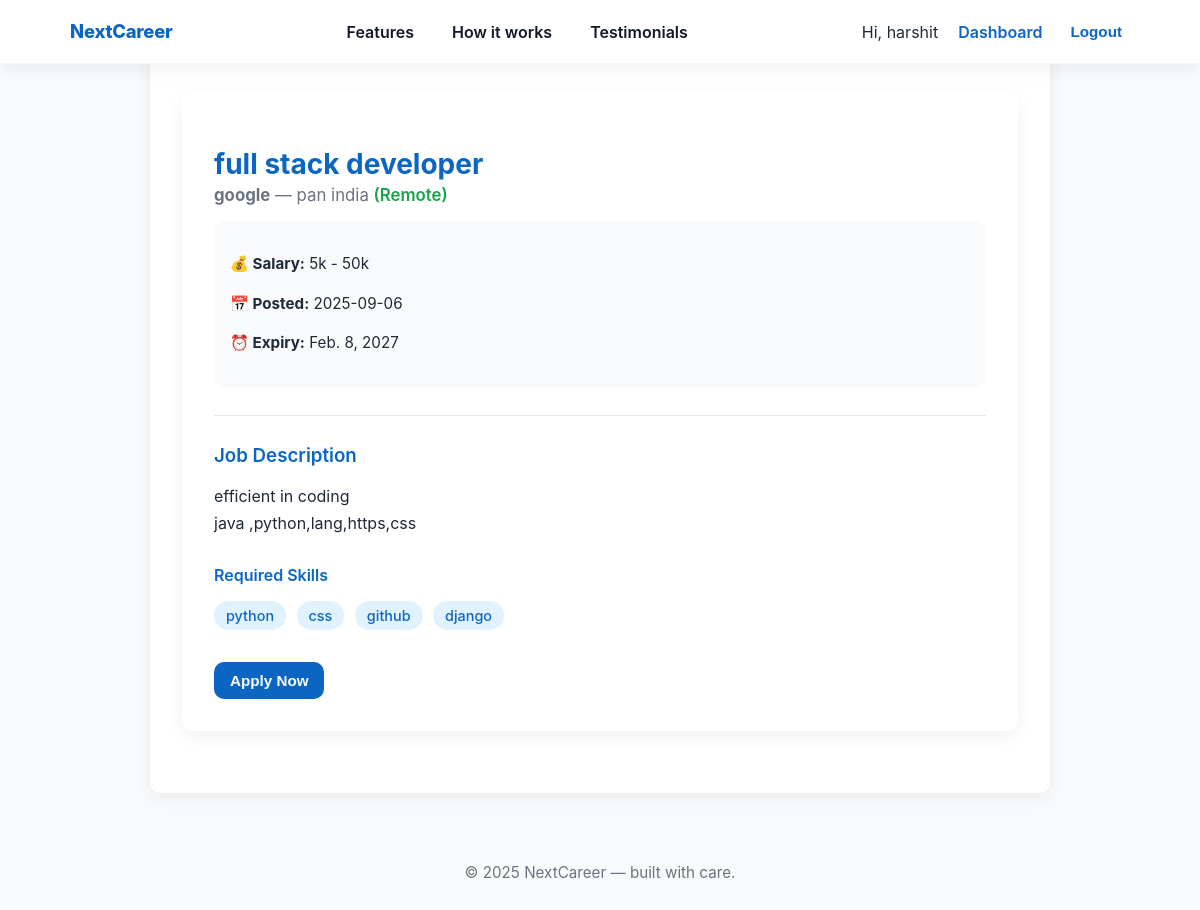
Page /jobs/1/ (signed in) on the committed database.
### accounts/models.py (models this page shows, shortened)
class User(AbstractUser):
    ROLE_STUDENT = 'student'
    ROLE_HR = 'hr'
    ROLE_CHOICES = [
        (ROLE_STUDENT, 'Student'),
        (ROLE_HR, 'HR'),
    ]
    role = models.CharField(max_length=20, choices=ROLE_CHOICES, default=ROLE_STUDENT)

### jobs/models.py (models this page shows, shortened)
class Job(models.Model):
    hr = models.ForeignKey(settings.AUTH_USER_MODEL, on_delete=models.CASCADE, related_name='posted_jobs')
    title = models.CharField(max_length=255)
    company = models.CharField(max_length=255, blank=True)
    location = models.CharField(max_length=255, blank=True)
    is_remote = models.BooleanField(default=False)
    salary = models.CharField(max_length=100, blank=True)
    description = models.TextField()
    required_skills = models.JSONField(default=list, blank=True)
    created_at = models.DateTimeField(auto_now_add=True)
    updated_at = models.DateTimeField(auto_now=True)
    expiry_date = models.DateField(null=True, blank=True)
    is_active = models.BooleanField(default=True)
    class Meta:
        ordering = ['-created_at']
    def is_open(self):
        if not self.is_active:
            return False
        if self.expiry_date and self.expiry_date < timezone.now().date():
            return False
        return True

### jobs/views.py (the view)
# urls.py: path('<int:job_id>/', views.job_detail, name='job_detail'),    # /jobs/123/
@login_required
def job_detail(request, job_id):
    job = get_object_or_404(Job, id=job_id)
    is_open = job.is_open()
    return render(request, 'jobs/job_detail.html', {'job': job, 'is_open': is_open})

### templates/jobs/job_detail.html (shortened to what this page needs)
{% extends 'base.html' %}
{% load static %}
{% block content %}
<main>
  <h2>{{ job.title }}</h2>
  <div class="company-location">
    <strong>{{ job.company }}</strong> — {{ job.location }}
    {% if job.is_remote %}<span style="color: var(--success); font-weight: 600;">(Remote)</span>{% endif %}
  </div>
  <div class="job-meta">
    <p><strong>💰 Salary:</strong> {{ job.salary|default:"Not disclosed" }}</p>
    <p><strong>📅 Posted:</strong> {{ job.created_at|date:"Y-m-d" }}</p>
    <p><strong>⏰ Expiry:</strong> {{ job.expiry_date|default:"—" }}</p>
  </div>
  <hr>
  <h3>Job Description</h3>
  <div class="description">{{ job.description|linebreaks }}</div>
  <h4>Required Skills</h4>
  <div>
    {% for s in job.required_skills %}
      <span class="skill-badge">{{ s }}</span>
    {% empty %}
      <small class="muted">No specific skills listed.</small>
    {% endfor %}
  </div>
  <div class="actions">
    {% if is_open %}
      {% if not user.is_authenticated %}
        <a href="{% url 'login' %}?next={% url 'job_apply' job.id %}">
          <button class="btn-primary">Login to Apply</button>
        </a>
      {% elif user.is_authenticated %}
        {% if not user.role or user.role != 'hr' %}
          <a href="{% url 'job_apply' job.id %}">
            <button class="btn-primary">Apply Now</button>
          </a>
        {% else %}
          <div class="muted">You are logged in as HR — students can apply for this job.</div>
        {% endif %}
      {% endif %}
    {% else %}
      <div class="closed">This job is closed.</div>
    {% endif %}
  </div>
</main>
{% endblock %}

### templates/base.html (shortened to what this page needs)
{% load static %}
<!doctype html>
<html lang="en">
<head>
</head>
<body>
  {% if request.resolver_match and request.resolver_match.url_name != 'login' and request.resolver_match.url_name != 'signup' %}
    <header>
      <nav class="site-nav" role="navigation" aria-label="Main">
        <div class="nav-inner">
          <a class="brand" href="{% url 'home' %}">NextCareer</a>
          <ul class="nav-links" id="desktop-links" role="menubar">
            <li role="none"><a role="menuitem" href="{% url 'home' %}#features">Features</a></li>
            <li role="none"><a role="menuitem" href="{% url 'home' %}#how-it-works">How it works</a></li>
            <li role="none"><a role="menuitem" href="{% url 'home' %}#testimonials">Testimonials</a></li>
          </ul>
          <div class="nav-actions" id="nav-actions">
            {% if user.is_authenticated %}
              <span class="nav-welcome">Hi, {{ user.first_name|default:user.username }}</span>
              <a class="nav-btn nav-link" href="{% url 'dashboard-redirect' %}">Dashboard</a>
              <form method="post" action="{% url 'logout' %}" class="logout-form" style="display:inline;">
                <button type="submit" class="logout-button" style="background:none;border:0;color:var(--primary);font-weight:700;cursor:pointer">Logout</button>
              </form>
            {% else %}
              <a class="nav-link" href="{% url 'login' %}">Login</a>
              <a class="nav-cta" href="{% url 'signup' %}">Signup</a>
            {% endif %}
          </div>
        </div>
      </nav>
    </header>
  {% else %}
    <header class="auth-header" role="banner">
      <a class="auth-brand" href="{% url 'home' %}">NextCareer</a>
    </header>
  {% endif %}
  <main id="main">
    {% block content %}{% endblock %}
  </main>
  <footer class="site-footer" role="contentinfo">
    <div class="footer-inner">
      &copy; {% now "Y" %} NextCareer — built with care.
    </div>
  </footer>
</body>
</html>

### templates/base.html (style rules this page uses)
:root { --primary: #0b66c3; --primary-600: #0954a8; --bg: #f9fafb; --surface: #ffffff; --white: #fff; --muted: #6b7280; --text: #0f1724; --radius: 10px; --gap: 14px; --shadow-1: 0 6px 18px rgba(2,6,23,0.06); --shadow-2: 0 12px 30px rgba(2,6,23,0.08); --focus-ring: 3px solid rgba(11,102,195,0.12); --max-width: 1100px; --motion: 180ms; --easing: cubic-bezier(.2,.9,.3,1); --header-h: 64px; --header-h-mobile: 56px; }
* { box-sizing:border-box }
html,body { height:100%;margin:0;background:var(--bg);color:var(--text);font-family:Inter,system-ui,-apple-system,"Segoe UI",Roboto,"Helvetica Neue",Arial;-webkit-font-smoothing:antialiased }
a { color:inherit;text-decoration:none }
.site-nav { background:var(--surface); box-shadow:var(--shadow-1); position:fixed; top:0; left:0; right:0; width:100%; height: var(--header-h); z-index:9999; border-bottom:1px solid rgba(15,23,36,0.03); backdrop-filter: blur(4px) saturate(110%); }
.nav-inner { max-width:var(--max-width); margin:0 auto; height:100%; display:flex; align-items:center; justify-content:space-between; gap:var(--gap); padding:0 20px; border-radius:999px; }
.brand, .auth-brand { font-weight:800; color:var(--primary); text-decoration:none; display:inline-flex; align-items:center; line-height:1; height:100% }
.brand { font-size:1.15rem; letter-spacing:-0.01em }
.nav-links { display:flex; gap:14px; list-style:none; padding:0; margin:0; align-items:center; height:100%; }
.nav-links a { display:inline-flex; align-items:center; height:100%; color:#111827; padding:0 12px; border-radius:8px; font-weight:600; transition: background var(--motion) var(--easing), transform var(--motion) var(--easing), color var(--motion) var(--easing); }
.nav-actions { display:flex; align-items:center; gap:12px; height:100% }
.nav-link { color:var(--primary); font-weight:600; padding:0 8px; border-radius:8px; display:inline-flex; align-items:center; height:100% }
.logout-button { background:none;border:0;color:var(--primary);font-weight:700;cursor:pointer;padding:0 8px;border-radius:8px; height:38px; display:inline-flex; align-items:center }
main { max-width:var(--max-width); margin:28px auto; padding: calc(var(--header-h) + 20px) 20px 0; min-height:50vh; }
.site-footer { background:transparent; padding:30px 0; color:var(--muted); text-align:center; font-size:0.95rem; margin-top:40px }

### templates/jobs/job_detail.html (style rules this page uses)
:root { --primary: #0b66c3; --accent: #06b6d4; --danger: #dc2626; --success: #16a34a; --bg: #f9fafb; --card: #ffffff; --text: #1f2937; --muted: #6b7280; --radius: 10px; --shadow: 0 6px 18px rgba(0,0,0,0.06); }
body { background: var(--bg); font-family: Inter, system-ui, sans-serif; }
main { max-width: 900px; margin: 30px auto; background: var(--card); border-radius: var(--radius); padding: 32px; box-shadow: var(--shadow); color: var(--text); }
h2 { font-size: 1.75rem; font-weight: 700; color: var(--primary); margin-bottom: 0.25rem; }
h3, h4 { color: var(--primary); font-weight: 600; margin-top: 1.75rem; margin-bottom: 0.75rem; }
.company-location { color: var(--muted); font-size: 1.05rem; margin-bottom: 1rem; }
.job-meta { background: var(--bg); border-radius: var(--radius); padding: 16px; font-size: 0.95rem; line-height: 1.6; box-shadow: 0 1px 3px rgba(0,0,0,0.03); }
.job-meta strong { color: var(--text); }
hr { border: none; height: 1px; background: #e5e7eb; margin: 1.75rem 0; }
.description { font-size: 1rem; line-height: 1.7; color: var(--text); }
.skill-badge { display: inline-block; background: #e0f2fe; color: var(--primary); font-weight: 500; padding: 6px 12px; margin: 4px 6px 4px 0; border-radius: 9999px; font-size: 0.9rem; }
.actions { margin-top: 1.75rem; display: flex; flex-wrap: wrap; gap: 10px; }
button { border: none; border-radius: var(--radius); padding: 10px 16px; font-size: 0.95rem; font-weight: 600; cursor: pointer; transition: background 0.3s, transform 0.2s; }
.btn-primary { background: var(--primary); color: white; }

### rows in the picture
User: first_name "harshit"
Job: title "full stack developer", company "google", location "pan india", salary "5k - 50k", created_at "2025-09-06", expiry_date "Feb. 8, 2027", description "efficient in coding java ,python,lang,https,css"

### other values in the picture
{{ s }} "python" "css" "github" "django"
